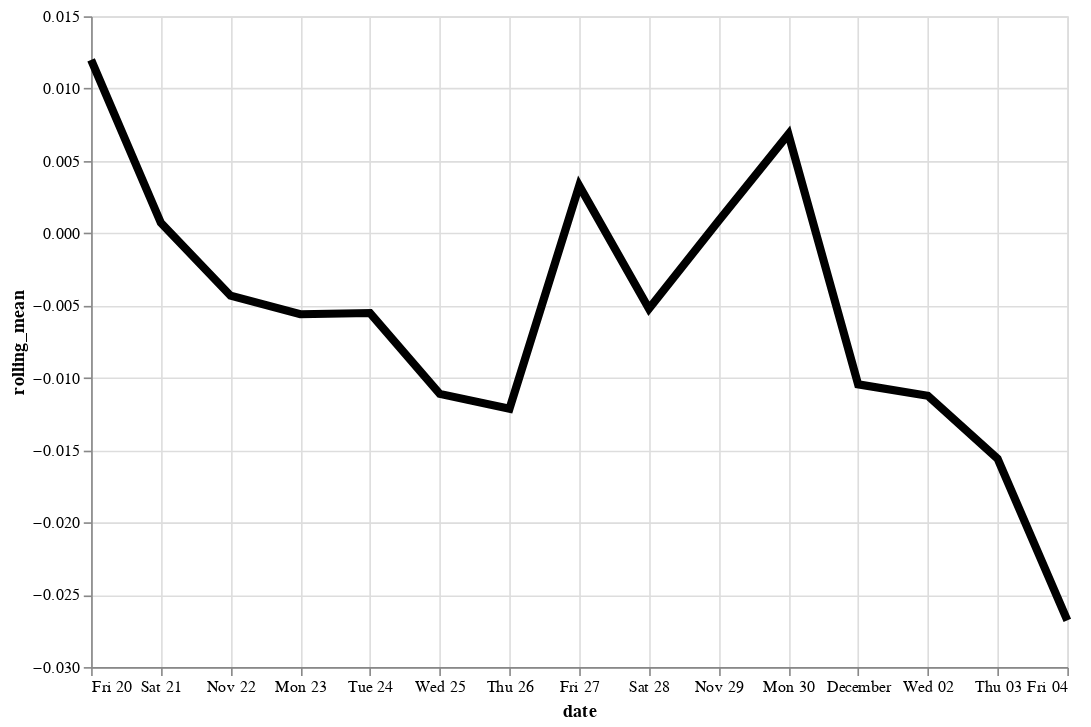

This figure's Vega-Lite source:
### Vega-Lite specification from a JSON file in a GitHub repository (floating-point values rounded to 4 significant figures)
{"config": {"view": {"continuousWidth": 400, "continuousHeight": 300}}, "data": {"name": "data-216b71a9c16885ba017253bde2de9a07"}, "mark": {"type": "line", "color": "black", "size": 5}, "encoding": {"x": {"type": "temporal", "field": "date"}, "y": {"type": "quantitative", "field": "rolling_mean"}}, "height": 400, "transform": [{"window": [{"op": "mean", "field": "residual", "as": "rolling_mean"}], "frame": [-4, 3]}], "width": 600, "$schema": "https://vega.github.io/schema/vega-lite/v4.8.1.json", "datasets": {"data-216b71a9c16885ba017253bde2de9a07": [{"date": "2020-11-20", "residual": 0.05963}, {"date": "2020-11-21", "residual": 0.04843}, {"date": "2020-11-22", "residual": -0.1079}, {"date": "2020-11-23", "residual": 0.04776}, {"date": "2020-11-24", "residual": -0.04435}, {"date": "2020-11-25", "residual": -0.02952}, {"date": "2020-11-26", "residual": -0.01331}, {"date": "2020-11-27", "residual": -0.004908}, {"date": "2020-11-28", "residual": 0.01488}, {"date": "2020-11-29", "residual": 0.04028}, {"date": "2020-11-30", "residual": 0.01539}, {"date": "2020-12-01", "residual": -0.02027}, {"date": "2020-12-02", "residual": 0.00438}, {"date": "2020-12-03", "residual": 0.01827}, {"date": "2020-12-04", "residual": -0.1516}]}}
